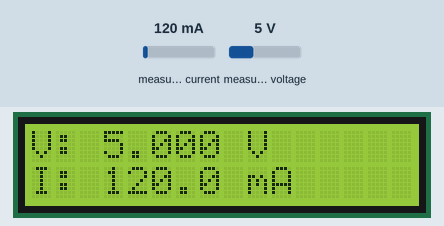
Recording of a sketch running on a simulated ESP32. On the bench: 16×2 character LCD. The inputs (shaded band) are chosen by the test bench; at power-on: measured current 120 mA, measured voltage 5 V.

Above: at 1.2 s.
1.3 s: measured current set to 40 mA
At 2.6 s:
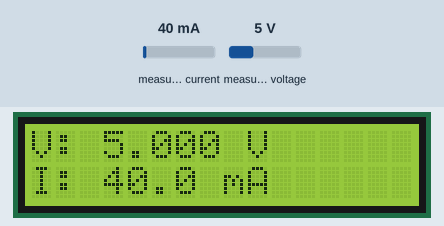
3.1 s: measured voltage set to 0.3 V
At 3.6 s:
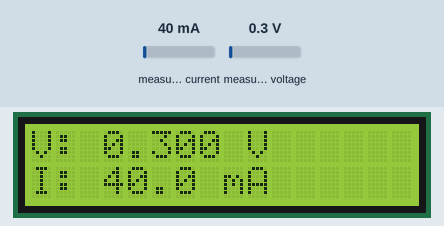
4.7 s: measured current set to 500 mA
At 5.9 s:
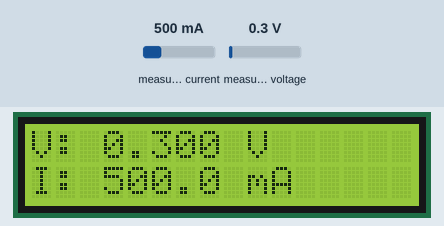
6.3 s: measured voltage set to 3.8 V
At 7.0 s:
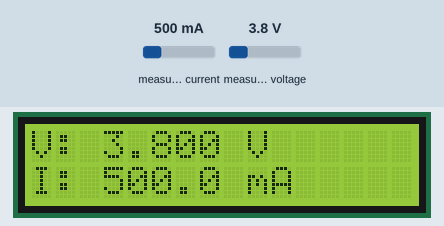
Timing chart, 0 to 8.9 s (numbered marks = the images above; inputs shaded):
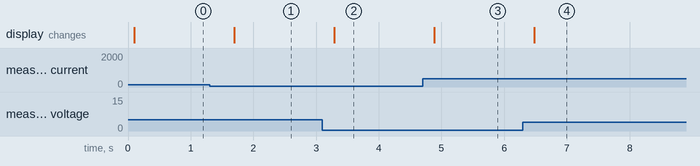

The sketch:

NEW_LCD_INA.ino
```cpp
#include <Wire.h>
#include <DIYables_LCD_I2C.h>
#include <INA226.h>

#define LCD_SDA_PIN 4
#define LCD_SCL_PIN 13
#define INA_SDA_PIN 21
#define INA_SCL_PIN 22

DIYables_LCD_I2C lcd(0x27, 16, 2, Wire1);
INA226 ina226(0x40, &Wire);

void setup() {
  Serial.begin(115200);

  Wire1.begin(LCD_SDA_PIN, LCD_SCL_PIN);   // LCD bus
  Wire.begin(INA_SDA_PIN, INA_SCL_PIN);    // INA226 bus

  lcd.init();
  lcd.backlight();

  if (!ina226.begin()) {
    lcd.setCursor(0, 0);
    lcd.print("INA226 not found");
    while (1) delay(10);
  }

  int calResult = ina226.setMaxCurrentShunt(0.75, 0.1);  // 750mA max, 0.1 ohm shunt
  if (calResult != 0) {
    lcd.setCursor(0, 0);
    lcd.print("INA226 cal FAIL");
    while (1) delay(10);
  }
}

void loop() {
  float voltageV  = ina226.getBusVoltage();
  float currentMA = ina226.getCurrent() * 1000;   // getCurrent() returns Amps

  lcd.setCursor(0, 0);
  lcd.print("V: ");
  lcd.print(voltageV, 3);
  lcd.print(" V     ");   // trailing spaces erase leftover characters

  lcd.setCursor(0, 1);
  lcd.print("I: ");
  lcd.print(currentMA, 1);
  lcd.print(" mA     ");

  delay(500);
}
```

Measured:
- after the input at 1.3 s, the display: changes after 0.39 s (image 1)
- after the input at 3.1 s, the display: changes after 0.19 s (image 2)
- after the input at 4.7 s, the display: changes after 0.18 s (image 3)
- after the input at 6.3 s, the display: changes after 0.18 s (image 4)
